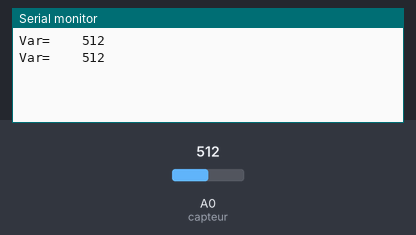
Bench run of a sketch on a simulated Arduino Uno, built with avr-gcc and run on an emulated ATmega328P. Shown: the last lines printed to the serial monitor. The test bench sets the inputs (shaded band); at power-on: A0 (capteur) = 512.

Above: at 1.8 s.
1.9 s: A0 (capteur) set to 716
At 2.4 s:
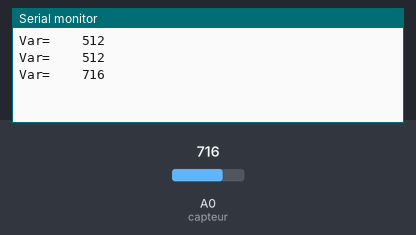
3.4 s: A0 (capteur) set to 900
At 4.8 s:
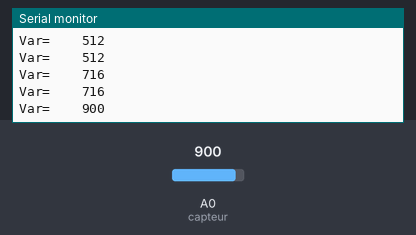
Timing chart, 0 to 6.4 s (numbered marks = the images above; inputs shaded):
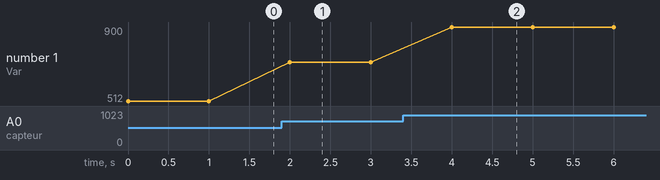

Measured:
- after the input at 1.9 s, the serial monitor: prints a new line after 0.10 s (image 1)
- after the input at 3.4 s, the serial monitor: prints a new line after 0.60 s (image 2)
- plotted number 1: 512 → 716 after the input at 1.9 s, 716 → 900 after the input at 3.4 s

The sketch:

rain_sensor.ino
```cpp
// Programme du capteur de pluie
// Letmeknow.fr

const int capteur = A0; // pin connecté à la sortie digital du capteur
int var=0;

void setup()
{
  Serial.begin(9600);
  pinMode(capteur, INPUT);

}

void loop()
{
var=analogRead(capteur); //écrit env 670 ...
                         //et aux alentours de 400 et mois quand il y a des gouttes

Serial.print("Var=    ");
Serial.print(var);
Serial.println(" ");
delay(1000);
}
```
